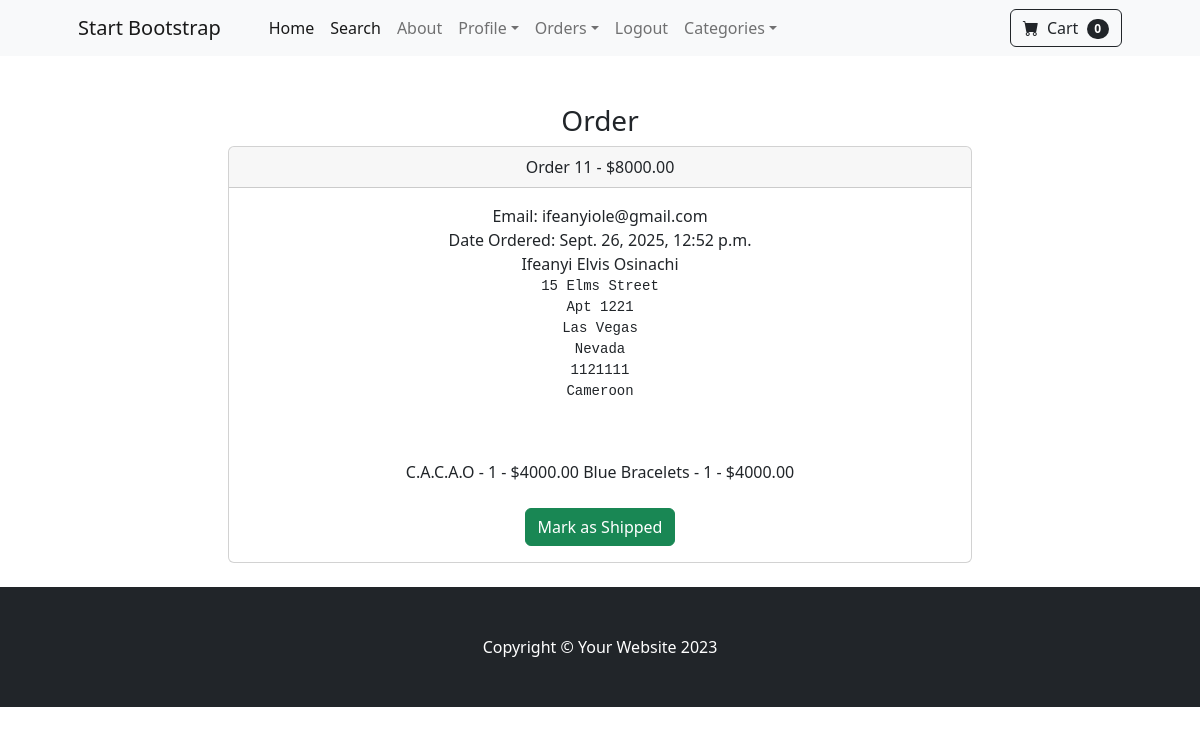
The page /payment/orders/11 (signed in) on the database its author committed.
### payment/models.py (models this page shows, shortened)
class Order(models.Model):
    user = models.ForeignKey(User, on_delete = models.CASCADE, null = True, blank = True)
    full_name = models.CharField(max_length=250)
    email = models.EmailField(max_length=250)
    shipping_address = models.TextField(max_length=15000)
    amount_paid = models.DecimalField(max_digits=10, decimal_places=2)
    date_ordered = models.DateTimeField(auto_now_add=True)
    shipped = models.BooleanField(default = False)
    date_shipped = models.DateTimeField( blank = True, null = True )

class OrderItem(models.Model):
    order = models.ForeignKey(Order, on_delete = models.CASCADE, null = True)
    product = models.ForeignKey(Product, on_delete = models.CASCADE, null = True)
    user = models.ForeignKey(User, on_delete = models.CASCADE, null = True, blank = True)
    quantity = models.PositiveBigIntegerField(default=1)
    price = models.DecimalField(max_digits=10, decimal_places=2)

### store/models.py (models this page shows)
class Product(models.Model):
    name = models.CharField(max_length=50)
    price = models.DecimalField(default= 0, decimal_places = 2, max_digits = 6)
    category = models.ForeignKey(Category, on_delete = models.CASCADE, default = 1)
    description = models.CharField(max_length=250, default= "", blank= True, null= True)
    image = models.ImageField(upload_to = 'uploads/product/')
    is_sale = models.BooleanField(default=False)
    sale_price = models.DecimalField(default= 0, decimal_places = 2, max_digits = 6)
    def __str__(self):
        return self.name

### payment/views.py (the view, shortened to what this page needs)
# urls.py: path("orders/<int:pk>", views.orders, name = 'orders' ),
def orders(request, pk):
    if request.user.is_authenticated and request.user.is_superuser:
        order = Order.objects.get(id = pk)
        items = OrderItem.objects.filter(order = pk)
        return render(request, 'payment/orders.html', {'order': order, 'items': items})
    else:
        messages.success(request, "Access Denied")
        return redirect('home')

### cart/cart.py (called while the page is built)
    def __len__(self):
        return len(self.cart)

### cart/context_processors.py (called while the page is built)
def cart(requests):
    return {'cart' : Cart(requests)}

### payment/templates/payment/orders.html (shortened to what this page needs)
{% extends 'base.html' %}
{% block content %}
<div class ="container">
    <div class="row">
        <center>
            <div class = "col-8">
                <br><br>
                <h3>Order</h3>
                <div class="card">
                    <div class="card-header">
                        Order {{ order.id }} - ${{order.amount_paid}}
                    </div>
                    <div class="card-body">
                        Email:  {{ order.email }} <br>
                        {% if order.date_shipped %}
                        Date Shipped: {{ order.date_shipped }}
                        {% else %}
                        Date Ordered: {{ order.date_ordered }}
                        {% endif %}
                        <br>
                        {{order.full_name}} <br>
                        <pre>{{order.shipping_address}}
                        </pre>
                        {% for  item in items %}
                            {{ item.product }} - {{ item.quantity }} - ${{ item.price }}
                        {% endfor %}
                        <br><br>
                        {% if not order.shipped %}
                            <form method = "POST">
                                <button type = 'Submit' class = 'btn btn-success'> Mark as Shipped </button>
                            </form>
                        {% else %}
                            <form method = "POST">
                                {% csrf_token %}
                                <input type = 'hidden' name = 'shipping_status' value = 'true'>
                                <button type = 'Submit' class = 'btn btn-danger'> Mark as not Shipped </button>
                            </form>
                        {% endif %}
                    </div>
                </div>
                <br>
            </div>
        </center>
    </div>
</div>
{% endblock %}

### rows shown on the page
Order: id "11", amount_paid "8000.00", email "ifeanyiole@gmail.com", date_ordered "Sept. 26, 2025, 12:52 p.m.", full_name "Ifeanyi Elvis Osinachi", shipping_address "15 Elms Street Apt 1221 Las Vegas Nevada 1121111 Cameroon"
OrderItem: product "C.A.C.A.O", quantity "1", price "4000.00"
OrderItem: product "Blue Bracelets", quantity "1", price "4000.00"

### other values the page prints
{{ cart|length }} "0"
